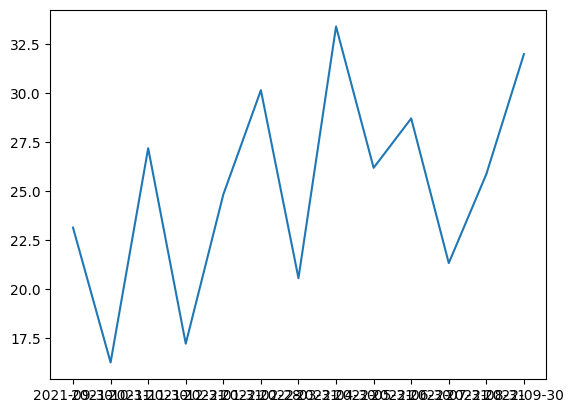

This figure's Python source:
import pandas as pd
import matplotlib.pyplot as plt
df = pd.read_csv('./data/coding-environment-exercise.csv')
data = df.to_numpy().T
plt.plot(data[0], data[1])
plt.savefig('plot.png', bbox_inches='tight')